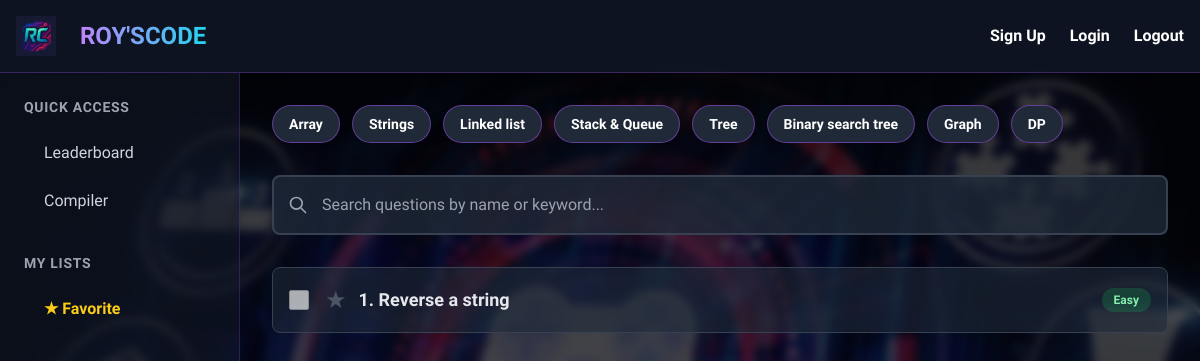
/dashboard/, run on the app's committed database.
### dashboard/models.py (models this page shows, shortened)
class Topic(models.Model):
    name = models.CharField(max_length=100)

class Question(models.Model):
    title = models.CharField(max_length=255)
    topic = models.ForeignKey(Topic, on_delete=models.CASCADE, related_name='questions')
    difficulty = models.CharField(max_length=10, choices=[("Easy", "Easy"), ("Med.", "Medium"), ("Hard", "Hard")])
    is_active = models.BooleanField(default=True)

### dashboard/views.py (the view)
# urls.py: path('dashboard/', include('dashboard.urls')),
def dashboard(request):
    topics = Topic.objects.all()
    search_query = request.GET.get("search", "")
    selected_topic_id_str = request.GET.get("topic")
    questions = Question.objects.filter(is_active=True)
    active_topic_id = None
    if search_query:
        questions = questions.filter(
            Q(title__icontains=search_query)
        )
    elif selected_topic_id_str and selected_topic_id_str.isdigit():
        active_topic_id = int(selected_topic_id_str)
        questions = questions.filter(topic_id=active_topic_id)
    else:
        default_topic = Topic.objects.filter(name__iexact="array").first()
        if default_topic:
            questions = questions.filter(topic=default_topic)
            active_topic_id = default_topic.id
        else:
            questions = questions.none()
    if request.user.is_authenticated:
        solved_question_ids = set(UserSolvedQuestion.objects.filter(user=request.user).values_list('question_id', flat=True))
        favorited_question_ids = set(UserSolvedQuestion.objects.filter(user=request.user, is_favorite=True).values_list('question_id', flat=True))
    else:
        solved_question_ids = set()
        favorited_question_ids = set()
    context = {
        "topics": topics,
        "questions": questions,
        "selected_topic_id": active_topic_id,
        "solved_question_ids": solved_question_ids,
        "favorited_question_ids": favorited_question_ids,
        "search_query": search_query,
    }
    return render(request, "dashboard.html", context)

### dashboard/templates/dashboard.html (shortened to what this page needs)
{% load static %}
<!DOCTYPE html>
<html lang="en">
<head>
  <script src="https://cdn.tailwindcss.com"></script>
</head>
<body class="text-white">
  <div class="min-h-screen bg-black/70 backdrop-blur-sm">
    <nav class="flex justify-between items-center p-4 bg-gray-900/80 border-b border-purple-500/30 shadow-lg">
      <div class="flex items-center space-x-6">
        <img src="{% static 'images/RC.png' %}" alt="Roy'sCode Logo" class="h-10 w-10 animate-pulse">
        <div class="text-2xl font-black uppercase text-transparent bg-clip-text bg-gradient-to-r from-purple-400 to-cyan-400">Roy'sCode</div>
      </div>
      <div class="flex items-center space-x-6">
        <a href="/auth/register" class="font-semibold hover:text-cyan-400 transition-colors">Sign Up</a>
        <a href="/auth/login" class="font-semibold hover:text-cyan-400 transition-colors">Login</a>
        <a href="/auth/logout" class="font-semibold hover:text-cyan-400 transition-colors">Logout</a>
      </div>
    </nav>
    <div class="flex">
      <aside class="w-1/5 bg-gray-900/60 h-[calc(100vh-68px)] p-6 border-r border-purple-500/20">
        <h2 class="font-bold text-sm uppercase text-gray-400 mb-4 tracking-wider">Quick Access</h2>
        <ul class="space-y-2">
          <li><a href="{% url 'leaderboard' %}" class="flex items-center gap-3 px-4 py-2 rounded-lg text-gray-300 border-l-4 border-transparent hover:border-cyan-400 hover:bg-gray-700/50 transition-all">Leaderboard</a></li>
          <li><a href="/compile" class="flex items-center gap-3 px-4 py-2 rounded-lg text-gray-300 border-l-4 border-transparent hover:border-cyan-400 hover:bg-gray-700/50 transition-all">Compiler</a></li>
        </ul>
        <h2 class="font-bold text-sm uppercase text-gray-400 mt-8 mb-4 tracking-wider">My Lists</h2>
        <ul>
          <li class="mb-2"><a href="{% url 'favorite_list' %}" class="flex items-center gap-3 px-4 py-2 rounded-lg font-bold text-yellow-400 border-l-4 border-transparent hover:border-yellow-400 hover:bg-gray-700/50 transition-all">★ Favorite</a></li>
        </ul>
      </aside>
      <main class="w-4/5 p-8 overflow-y-auto h-[calc(100vh-68px)]">
        <div class="flex flex-wrap gap-3 mb-8">
            {% for topic in topics %}
                <a href="?topic={{ topic.id }}" class="px-4 py-2 text-sm font-semibold bg-gray-800 border border-purple-500/50 rounded-full hover:bg-purple-500/20 hover:text-purple-300 hover:border-purple-400 transition-all">
                    {{ topic.name }}
                </a>
            {% endfor %}
        </div>
        <form method="GET" action="{% url 'dashboard' %}" class="mb-8 relative">
            <div class="absolute inset-y-0 left-0 pl-4 flex items-center pointer-events-none">
                <svg class="w-5 h-5 text-gray-400" xmlns="http://www.w3.org/2000/svg" fill="none" viewBox="0 0 24 24" stroke="currentColor"><path stroke-linecap="round" stroke-linejoin="round" stroke-width="2" d="M21 21l-6-6m2-5a7 7 0 11-14 0 7 7 0 0114 0z"></path></svg>
            </div>
            <input
                type="text"
                name="search"
                value="{{ search_query|default:'' }}"
                placeholder="Search questions by name or keyword..."
                class="w-full p-4 pl-12 bg-gray-800/80 border-2 border-gray-700 rounded-lg focus:outline-none focus:ring-2 focus:ring-purple-500 focus:border-purple-500 transition-all"
            />
        </form>
        <div class="space-y-3">
          {% for question in questions %}
            <div class="flex items-center justify-between p-4 bg-gray-800/60 hover:bg-gray-700/80 border border-gray-700 hover:border-purple-500 rounded-lg transition-all transform hover:scale-[1.02]">
              <div class="flex items-center space-x-4">
                <input
                  type="checkbox"
                  class="h-5 w-5 bg-gray-900 border-gray-600 rounded text-purple-500 focus:ring-purple-600"
                  disabled
>
                <div class="flex items-center space-x-3">
                    <a href="{% url 'toggle_favorite' question.id %}" title="Toggle Favorite">
                        <span class="text-2xl transition-transform transform hover:scale-125
                            {% if question.id in favorited_question_ids %}
                                text-yellow-400
                            {% else %}
                                text-gray-600 hover:text-yellow-300
                            {% endif %}
                        ">★</span>
                    </a>
                    <a href="{% url 'problem_detail' question.id %}" class="text-lg font-bold text-gray-200 hover:text-purple-400 transition-colors">{{ forloop.counter }}. {{ question.title }}</a>
                </div>
              </div>
              <span class="px-3 py-1 text-xs font-bold rounded-full
                {% if question.difficulty == 'Easy' %} bg-green-500/20 text-green-300
                {% elif question.difficulty == 'Medium' %} bg-yellow-500/20 text-yellow-300
                {% else %} bg-red-500/20 text-red-300 {% endif %}">
                {{ question.difficulty }}
              </span>
            </div>
          {% endfor %}
        </div>
      </main>
    </div>
  </div>
</body>
</html>

### data on the page
Topic: name "Array"
Topic: name "Strings"
Topic: name "Linked list"
Topic: name "Stack & Queue"
Topic: name "Tree"
Topic: name "Binary search tree"
Topic: name "Graph"
Topic: name "DP"
Question: title "Reverse a string", difficulty "Easy"
